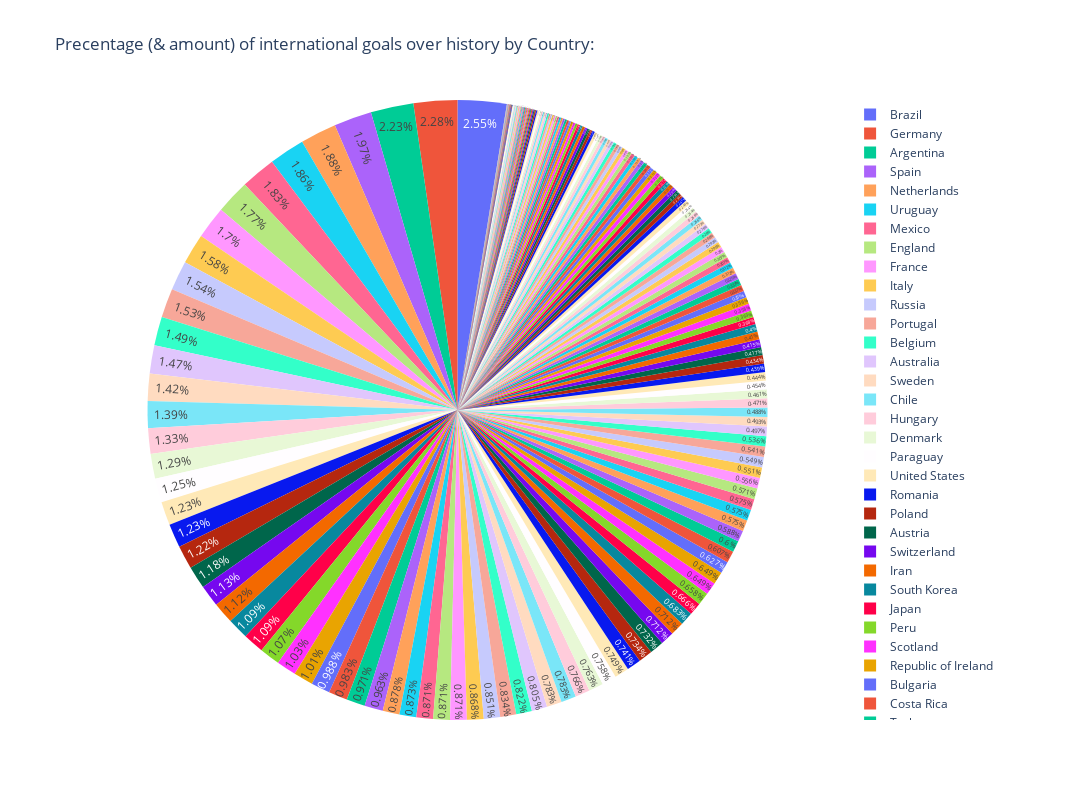

Notebook source saved alongside this figure:
### Code cell
goals_count = dat['team'].value_counts().reset_index()
goals_count.columns = ['Country', 'Goals']

fig = px.pie(goals_count, values='Goals', names='Country', title='Precentage (& amount) of international goals over history by Country:')
fig.update_layout(height = 800, width = 1200) 
fig.update_traces(textposition='inside', textinfo='percent')
fig.show()

### Figure 1 — Plotly figure (JSON) as saved in the notebook; plotly's stock layout.template omitted (floating-point values rounded to 4 significant figures; data arrays with more than 128 entries replaced by an {"elided": "..."} marker saying what was removed)
{"data": [{"domain": {"x": [0, 1], "y": [0, 1]}, "hovertemplate": "Country=%{label}<br>Goals=%{value}<extra></extra>", "labels": {"elided": "220 str values"}, "legendgroup": "", "name": "", "showlegend": true, "textinfo": "percent", "textposition": "inside", "type": "pie", "values": {"elided": "220 int values"}}], "layout": {"height": 800, "legend": {"tracegroupgap": 0}, "title": {"text": "Precentage (& amount) of international goals over history by Country:"}, "width": 1200}}
